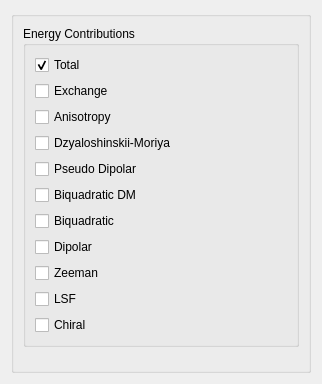
                     <widget class="QWidget" name="EneOpts">
                        <property name="geometry">
                           <rect>
                              <x>0</x>
                              <y>0</y>
                              <width>322</width>
                              <height>384</height>
                           </rect>
                        </property>
                        <attribute name="label">
                           <string>Energy options</string>
                        </attribute>
                        <layout class="QVBoxLayout" name="verticalLayout_28">
                           <item>
                              <widget class="QGroupBox" name="EnePlotMainBox">
                                 <property name="title">
                                    <string/>
                                 </property>
                                 <layout class="QVBoxLayout" name="verticalLayout_27">
                                    <item>
                                       <widget class="QGroupBox" name="EneCompOpt">
                                          <property name="title">
                                             <string>Energy Contributions</string>
                                          </property>
                                          <layout class="QVBoxLayout" name="verticalLayout_26">
                                             <item>
                                                <widget class="QCheckBox" name="EneTotCheck">
                                                   <property name="text">
                                                      <string>Total</string>
                                                   </property>
                                                   <property name="checked">
                                                      <bool>true</bool>
                                                   </property>
                                                </widget>
                                             </item>
                                             <item>
                                                <widget class="QCheckBox" name="EneExcCheck">
                                                   <property name="text">
                                                      <string>Exchange</string>
                                                   </property>
                                                   <property name="checked">
                                                      <bool>false</bool>
                                                   </property>
                                                </widget>
                                             </item>
                                             <item>
                                                <widget class="QCheckBox" name="EneAniCheck">
                                                   <property name="text">
                                                      <string>Anisotropy</string>
                                                   </property>
                                                   <property name="checked">
                                                      <bool>false</bool>
                                                   </property>
                                                </widget>
                                             </item>
                                             <item>
                                                <widget class="QCheckBox" name="EneDMCheck">
                                                   <property name="text">
                                                      <string>Dzyaloshinskii-Moriya</string>
                                                   </property>
                                                   <property name="checked">
                                                      <bool>false</bool>
                                                   </property>
                                                </widget>
                                             </item>
                                             <item>
                                                <widget class="QCheckBox" name="EnePdCheck">
                                                   <property name="text">
                                                      <string>Pseudo Dipolar</string>
                                                   </property>
                                                   <property name="checked">
                                                      <bool>false</bool>
                                                   </property>
                                                </widget>
                                             </item>
                                             <item>
                                                <widget class="QCheckBox" name="EneBqDMCheck">
                                                   <property name="text">
                                                      <string>Biquadratic DM</string>
                                                   </property>
                                                   <property name="checked">
                                                      <bool>false</bool>
                                                   </property>
                                                </widget>
                                             </item>
                                             <item>
                                                <widget class="QCheckBox" name="EneBqCheck">
                                                   <property name="text">
                                                      <string>Biquadratic</string>
                                                   </property>
                                                   <property name="checked">
                                                      <bool>false</bool>
                                                   </property>
                                                </widget>
                                             </item>
                                             <item>
                                                <widget class="QCheckBox" name="EneDipCheck">
                                                   <property name="text">
                                                      <string>Dipolar</string>
                                                   </property>
                                                   <property name="checked">
                                                      <bool>false</bool>
                                                   </property>
                                                </widget>
                                             </item>
                                             <item>
                                                <widget class="QCheckBox" name="EneExtCheck">
                                                   <property name="text">
                                                      <string>Zeeman</string>
                                                   </property>
                                                   <property name="checked">
                                                      <bool>false</bool>
                                                   </property>
                                                </widget>
                                             </item>
                                             <item>
                                                <widget class="QCheckBox" name="EneLSFCheck">
                                                   <property name="text">
                                                      <string>LSF</string>
                                                   </property>
                                                   <property name="checked">
                                                      <bool>false</bool>
                                                   </property>
                                                </widget>
                                             </item>
                                             <item>
                                                <widget class="QCheckBox" name="EneChirCheck">
                                                   <property name="text">
                                                      <string>Chiral</string>
                                                   </property>
                                                   <property name="checked">
                                                      <bool>false</bool>
                                                   </property>
                                                </widget>
                                             </item>
                                          </layout>
                                       </widget>
                                    </item>
                                    <item>
                                       <spacer name="verticalSpacer_15">
                                          <property name="orientation">
                                             <enum>Qt::Vertical</enum>
                                          </property>
                                          <property name="sizeHint" stdset="0">
                                             <size>
                                                <width>20</width>
                                                <height>52</height>
                                             </size>
                                          </property>
                                       </spacer>
                                    </item>
                                 </layout>
                              </widget>
                           </item>
                        </layout>
                     </widget>
